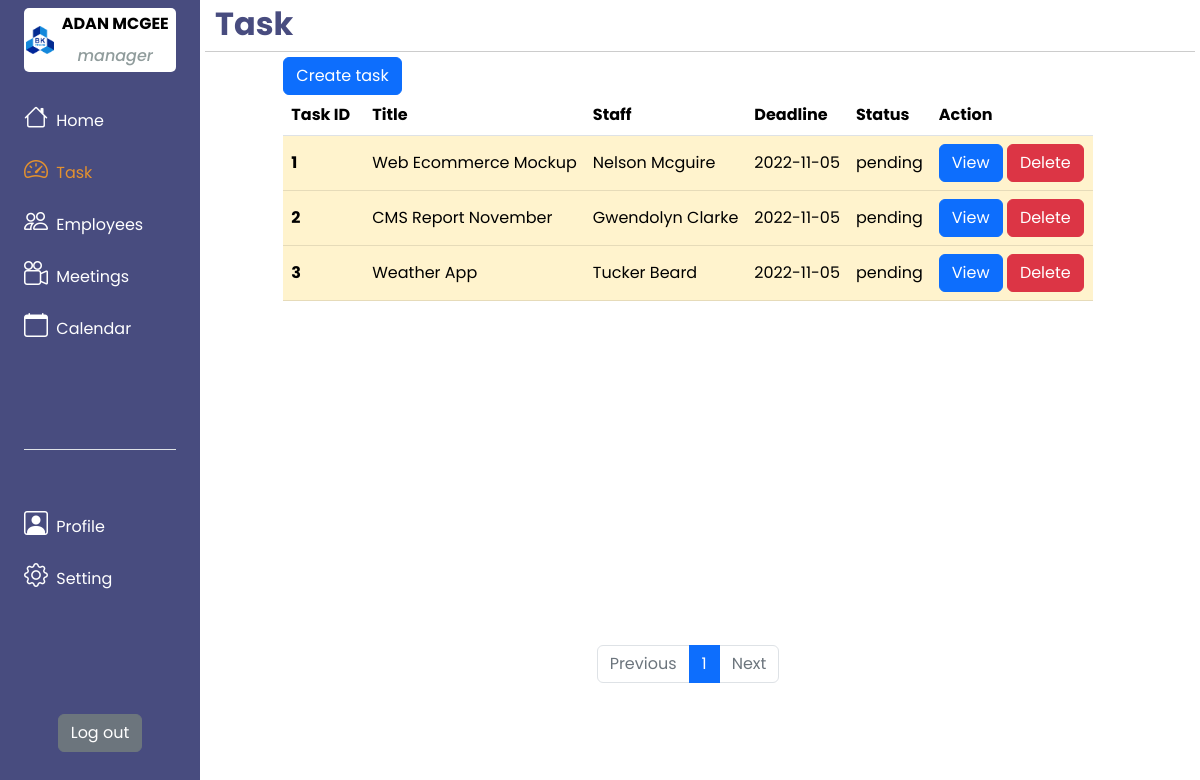
Screenshot of /pages/task.php (signed in) with the database file from the repository.
### tables this page shows
create table task(
	id int auto_increment,
    title varchar(50),
    description varchar(100),
    staff_id int,
    start_date date,
    deadline date,
    status varchar(10),
    dep varchar(5),
    primary key (id),
    foreign key (staff_id) references user(id)
);

create table user (
	id int auto_increment,
    fullname varchar(30),
    gender varchar (6),
    phone varchar(10),
    username varchar(30) unique,
    password varchar(30),
    role varchar(10),
    dep varchar(5),
    primary key (id)
);

### utils/task/taskSupport.php (called while the page is built, shortened)
<?php
include "./../utils/dbConnect.php";
$updateTaskStatusQuery = "UPDATE task
                        SET status = 'overdue'
                        WHERE status = 'pending'
                        AND deadline <= CURDATE() - INTERVAL 1 DAY";
mysqli_query($conn, $updateTaskStatusQuery);
function getAllTask()
{
    global $conn;
    $query = '';
    if (isset($_SESSION) && $_SESSION['user_role'] == 'manager') {
        $query = "SELECT * FROM task WHERE dep='{$_SESSION['user_dep']}' ORDER BY deadline";
    } else if (isset($_SESSION) && $_SESSION['user_role'] == 'employee') {
        $query = "SELECT * FROM task WHERE dep='{$_SESSION['user_dep']}' AND staff_id={$_SESSION['user_id']} ORDER BY deadline";
    } else {
        $query = " SELECT * FROM task ORDER BY deadline";
    }
    $result = mysqli_query($conn, $query);
    $tasks = [];
    while ($row = mysqli_fetch_assoc($result)) {
        array_push($tasks, $row);
    }
    return $tasks;
}
function getTaskRowColor($status)
{
    if ($status == 'pending') return 'warning';
    else if ($status == 'overdue') return 'danger';
    else if ($status == 'finished') return 'success';
}
function getUserById($id)
{
    global $conn;
    $query = " SELECT * FROM user WHERE id = $id";
    $result = mysqli_query($conn, $query);
    $user = mysqli_fetch_assoc($result);
    return $user;
}

### pages/task.php (the view, shortened to what this page needs)
<?php
include "./../utils/task/taskSupport.php";
$page = (isset($_GET['table_no']) && is_numeric($_GET['table_no'])) ? $_GET['table_no'] : 1;
$totalTasks = getAllTask();
$totalPages = ceil(count($totalTasks) / 8);
$prev = $page - 1;
$next = $page + 1;
?>
<!DOCTYPE html>
<html lang="en">
<head>
    <link href="https://cdn.jsdelivr.net/npm/bootstrap@5.2.2/dist/css/bootstrap.min.css" rel="stylesheet" />
    <link rel="stylesheet" href="https://cdn.jsdelivr.net/npm/bootstrap-icons@1.9.1/font/bootstrap-icons.css">
</head>
<body>
    <div class="container-fluid">
        <div class="row flex-nowrap">
            <?php
            include "../components/main/sidebar.php";
            ?>
            <div class="col-auto col-10 p-0">
                <div class="page-title">
                    <h2>Task</h2>
                </div>
                <div class="page-content">
                    <div class="row justify-content-center w-100">
                        <div id="task-button" class="col-10 col-auto">
                            <div class="d-grid gap-2 d-md-flex justify-content-md-start">
                                <?php
                                if (isset($_SESSION) && $_SESSION['user_role'] == 'manager') {
                                    echo '
                                    <button type="button" class="btn btn-primary" data-bs-toggle="modal" data-bs-target="#createTaskModal">
                                    Create task
                                    </button>
                                    ';
                                }
                                ?>
                            </div>
                        </div>
                        <div id="task-list" class="col-10 col-auto">
                            <table class="table">
                                <thead>
                                    <tr>
                                        <th scope="col">Task ID</th>
                                        <th scope="col">Title</th>
                                        <th scope="col">Staff</th>
                                        <th scope="col">Deadline</th>
                                        <th scope="col">Status</th>
                                        <th scope="col">Action</th>
                                    </tr>
                                </thead>
                                <tbody>
                                    <?php
                                    $tasks = getAllTask();
                                    foreach ($tasks as $task) {
                                        $row_color = getTaskRowColor($task['status']);
                                        $fileLinksHTML = "";
                                        $task_user = getUserById($task['staff_id']);
                                        $delete_button = $_SESSION['user_role'] != 'employee' ? "<a class='btn btn-danger' href='http://localhost/web-assignment/utils/task/taskHandling.php?action=delete&id={$task['id']}'>Delete</a>" : "";
                                        $activeSubmitBtn = $task['status'] == 'pending' ? '' : 'disabled';
                                        $submit_button = $_SESSION['user_role'] == 'employee' ? "<button type='button' class='btn btn-light {$activeSubmitBtn}' data-bs-toggle='modal' data-bs-target='#submitTaskModal{$task['id']}'>Submit</button>" : "";
                                        $fileSubmitLinksHTML = "";
                                        $submitTaskHTML = $task['status'] == 'finished' ? "
                                        <hr>
                                        <div><p>SUBMISSION:</p></div>
                                        <div>Description: {$submitTask['description']}</div>
                                        <div>Files: </div>
                                        <div>{$fileSubmitLinksHTML}</div>
                                        " : "";
                                        echo "
                                        <tr class='table-{$row_color}'>
                                        <th scope='row' class='task-id'>{$task['id']}</th>
                                        <td>{$task['title']}</td>
                                        <td>{$task_user['fullname']}</td>
                                        <td>{$task['deadline']}</td>
                                        <td>{$task['status']}</td>
                                        <td class='view-task'>
                                            <button type='button' class='btn btn-primary' data-bs-toggle='modal' data-bs-target='#viewTaskModal{$task['id']}'>
                                                View
                                            </button>
                                            {$delete_button}
                                            {$submit_button}
                                        </td>
                                            <div class='modal fade' id='viewTaskModal{$task['id']}' tabindex='-1' aria-labelledby='viewTaskModalLabel' aria-hidden='true'>
                                                            <h1 class='modal-title fs-5' id='viewTaskModalLabel'>
                                                                {$task['title']}</h1>
                                                            <div>Task ID : <span> {$task['id']} </span></div>
                                                                {$task['description']}
                                                            <div>Employee : <span> {$task_user['fullname']} </span></div>
                                                            <div>Start Date : <span> {$task['start_date']} </span></div>
                                                            <div>Due Date : <span> {$task['deadline']} </span></div>
                                                            <div>Department : <span> {$task['dep']} </span></div>
                                                            <div class='m-0 p-0'>{$fileLinksHTML}</div>
                                                            {$submitTaskHTML}
                                            </div>
                                            <div class='modal fade' id='submitTaskModal{$task['id']}' tabindex='-1' aria-labelledby='submitTaskModalLabel' aria-hidden='true'>
                                                            <h1 class='modal-title fs-5' id='submitTaskModalLabel'>
                                                                {$task['title']}</h1>
                                                        <form action='./../utils/task/taskHandling.php?action=submit&id={$task['id']}' method='POST' enctype='multipart/form-data'>
                                                        </form>
                                            </div>
                                        ";
                                    }
                                    ?>
                                </tbody>
                            </table>
                        </div>
                        <div id="pagination-bar" class="col-10 col-auto">
                            <nav aria-label="...">
                                <ul class="pagination justify-content-center">
                                    <li class="page-item <?php if ($page <= 1) {
                                                                echo 'disabled';
                                                            } ?>">
                                        <a class="page-link" href="<?php if ($page <= 1) {
                                                                        echo '#';
                                                                    } else {
                                                                        echo "?table_no=" . $prev;
                                                                    } ?>">Previous</a>
                                    </li>
                                    <?php for ($i = 1; $i <= $totalPages; $i++) { ?>
                                        <li class="page-item <?php if ($page == $i) {
                                                                    echo 'active';
                                                                } ?>">
                                            <a class="page-link" href="task.php?table_no=<?= $i; ?>">
                                                <?= $i; ?>
                                            </a>
                                        </li>
                                    <?php } ?>
                                    <li class="page-item <?php if ($page >= $totalPages) {
                                                                echo 'disabled';
                                                            } ?>">
                                        <a class="page-link" href="<?php if ($page >= $totalPages) {
                                                                        echo '#';
                                                                    } else {
                                                                        echo "?table_no=" . $next;
                                                                    } ?>">Next</a>
                                    </li>
                                </ul>
                            </nav>
                        </div>
                    </div>
                </div>
            </div>
        </div>
    </div>
</body>

### rows the page displays
task: id "1", title "Web Ecommerce Mockup", staff.fullname "Nelson Mcguire", deadline "2022-11-05", status "pending"
task: id "2", title "CMS Report November", staff.fullname "Gwendolyn Clarke", deadline "2022-11-05", status "pending"
task: id "3", title "Weather App", staff.fullname "Tucker Beard", deadline "2022-11-05", status "pending"

### other values shown
$_SESSION['user_name'] "ADAN MCGEE"
$_SESSION['user_role'] "manager"
